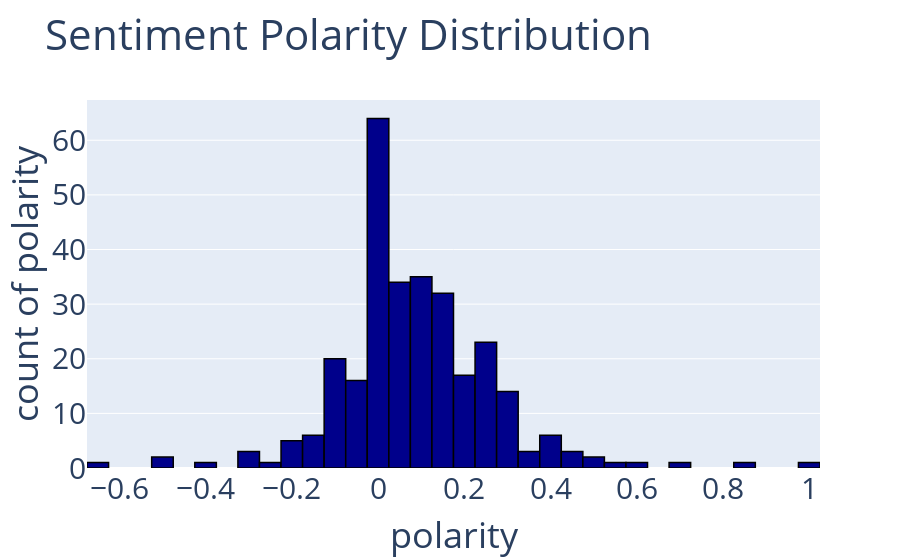

Notebook source saved alongside this figure:
### Code cell
# Plot the distribution of polarity of sentiments in discussion posts
fig = px.histogram(post_df['polarity'], 
             x='polarity', 
             y='polarity', 
             title='Sentiment Polarity Distribution', 
             nbins=50,
            color_discrete_sequence=['darkblue'])

fig.update_traces(marker_line_color='rgb(0,0,0)',marker_line_width=1.5)
fig.update_layout(font_size=30)

fig.show()

#fig.write_image("ASHRAE - Sentiment Polarity.pdf", width=1000, height=1000)

### Figure 1 — Plotly figure (JSON) as saved in the notebook; plotly's stock layout.template omitted (floating-point values rounded to 4 significant figures; data arrays with more than 128 entries replaced by an {"elided": "..."} marker saying what was removed)
{"data": [{"alignmentgroup": "True", "bingroup": "x", "hovertemplate": "polarity=%{x}<br>count of polarity=%{y}<extra></extra>", "legendgroup": "", "marker": {"color": "darkblue", "line": {"color": "rgb(0,0,0)", "width": 1.5}}, "name": "", "nbinsx": 50, "offsetgroup": "", "orientation": "v", "showlegend": false, "type": "histogram", "x": {"elided": "293 float values"}, "xaxis": "x", "y": {"elided": "293 float values"}, "yaxis": "y"}], "layout": {"barmode": "relative", "font": {"size": 30}, "legend": {"tracegroupgap": 0}, "title": {"text": "Sentiment Polarity Distribution"}, "xaxis": {"anchor": "y", "domain": [0, 1], "title": {"text": "polarity"}}, "yaxis": {"anchor": "x", "domain": [0, 1], "title": {"text": "count of polarity"}}}}
